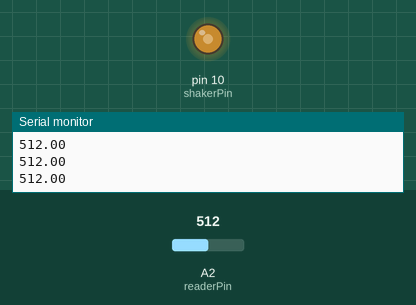
This sketch was run on a simulated Arduino Uno, built with avr-gcc and run on an emulated ATmega328P. Shown: output pins drawn as LEDs (lit = HIGH), the last lines printed to the serial monitor. Inputs (shaded band) come from the test bench; at power-on: A2 (readerPin) = 512.

Above: at 1.2 s.
1.3 s: A2 (readerPin) set to 306
At 2.1 s:
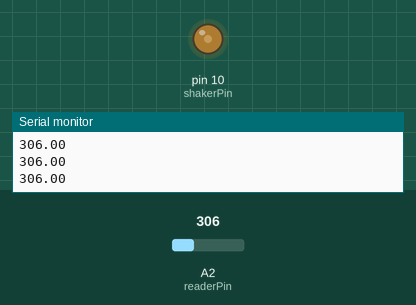
2.8 s: A2 (readerPin) set to 122
At 3.1 s:
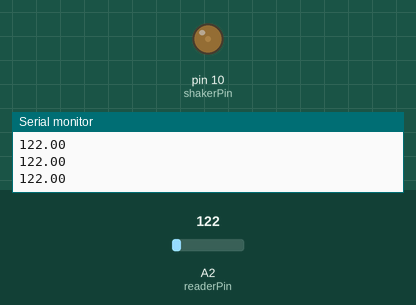
4.3 s: A2 (readerPin) set to 0
At 5.3 s:
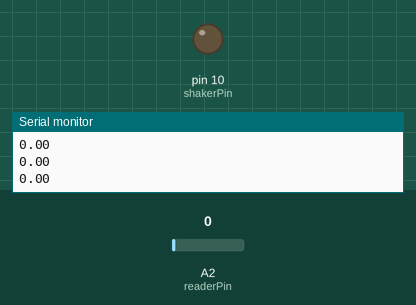
5.8 s: A2 (readerPin) set to 900
At 6.7 s:
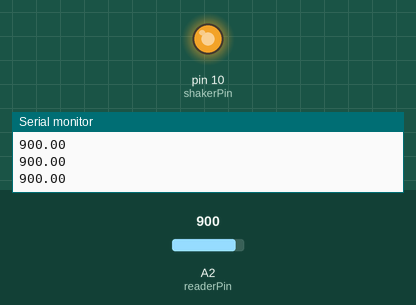
7.3 s: A2 (readerPin) set to 511
At 7.7 s:
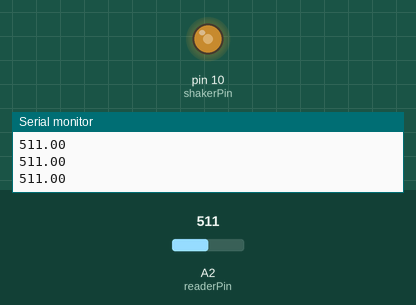
Timing chart, 0 to 9.8 s (numbered marks = the images above; inputs shaded):
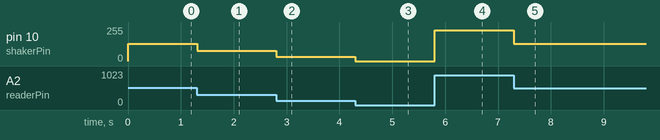

The sketch:

shaker.ino
```cpp
int shakerPin = 10;
int readerPin = 2;
float before = 0;
float value = 0;


void setup() {
  // put your setup code here, to run once:
  pinMode (shakerPin, OUTPUT);
  pinMode (readerPin, INPUT);
  Serial.begin(9600);
}

void loop() {
  before = analogRead(readerPin);
  value = before/1000*255;
  analogWrite (shakerPin, value);
  Serial.println(before);
  //Serial.println(value);
}
```

Measured:
- after the input at 1.3 s, pin 10 (shakerPin): 130/255 → 78/255 at once
- after the input at 2.8 s, pin 10 (shakerPin): 78/255 → 31/255 at once
- after the input at 4.3 s, pin 10 (shakerPin): 31/255 → 0/255 at once
- after the input at 5.8 s, pin 10 (shakerPin): 0/255 → 229/255 at once
- after the input at 7.3 s, pin 10 (shakerPin): 229/255 → 130/255 at once
